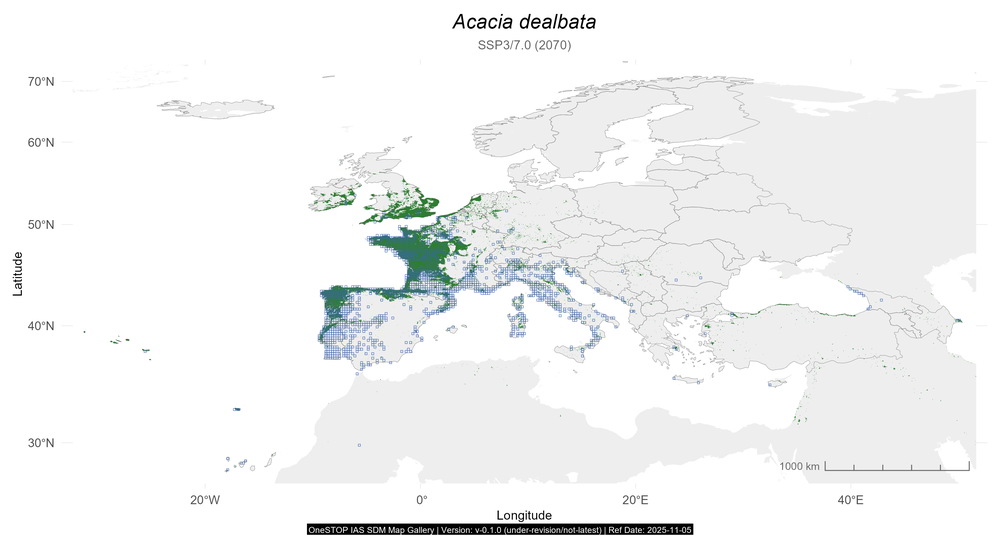
#> input picture imgs/sdm_map_acacia_dealbata__2041_2070_ssp370_bin_.png, 1000 x 536 px, shrunk from 3300 x 1768 before the run
$ python add_disclaimer.py --input_dir imgs --output_dir out   (older library calls are emulated)
#> lines starting #> are read from the running program, lines starting #| are printed output that depends on the picture
import os
import sys
import argparse
from PIL import Image, ImageDraw, ImageFont

def process_images(input_dir, output_dir, disclaimer_text, version, ref_date, font_size=24, margin=10, position='bottom-right', padding=5):
    """
    Crawls through input_dir, processes each image to add a disclaimer,
    and saves the output to output_dir.
    """
#> called with input_dir = 'imgs', output_dir = 'out', disclaimer_text = 'IAS Species Map', version = '1.0', ref_date = '2026-04-30', font_size = 18, margin = 10, position = 'bottom-right'
    os.makedirs(output_dir, exist_ok=True)

    full_disclaimer = f"{disclaimer_text} | Version: {version} | Ref Date: {ref_date}"

    # Try to load a default TrueType font, otherwise fallback to default PIL font
    try:
        # This is a common path for Arial on Windows
        font = ImageFont.truetype("arial.ttf", font_size)
    except IOError:
        font = ImageFont.load_default()

    processed_count = 0
    error_count = 0

    valid_extensions = {'.png', '.jpg', '.jpeg', '.bmp', '.tif', '.tiff'}

    # First, collect all image files to calculate total for the progress bar
    image_files = []
    for root, _, files in os.walk(input_dir):
        for file in files:
            ext = os.path.splitext(file)[1].lower()
            if ext in valid_extensions:
                image_files.append((root, file))

    total_files = len(image_files)
    if total_files == 0:
        print("No valid images found in the input directory.")
        return

    print(f"Found {total_files} images. Starting processing...")
    print("Press Ctrl+C at any time to cancel execution.")

    try:
        for i, (root, file) in enumerate(image_files):
            input_path = os.path.join(root, file)

            # Maintain relative structure for output if there are subdirectories
            rel_path = os.path.relpath(root, input_dir)
            out_root = os.path.join(output_dir, rel_path)
            os.makedirs(out_root, exist_ok=True)

            output_path = os.path.join(out_root, file)

            try:
                with Image.open(input_path) as img:
                    # Convert to RGB if necessary (e.g. for some PNGs/GIFs)
#> img is the input picture: PIL image 1000x536 RGB; mean R, G, B 242.8, 243.8, 243.8
                    if img.mode not in ('RGB', 'RGBA'):
                        img = img.convert('RGBA')

                    # Create a drawing context
                    draw = ImageDraw.Draw(img)

                    # Get text bounding box to calculate placement
                    # Fallback for older PIL versions
                    if hasattr(draw, 'textbbox'):
                        bbox = draw.textbbox((0, 0), full_disclaimer, font=font)
#> bbox = (0, 3, 484, 21)
                        text_width = bbox[2] - bbox[0]
#> text_width = 484
                        text_height = bbox[3] - bbox[1]
#> text_height = 18
                    else:
                        text_width, text_height = draw.textsize(full_disclaimer, font=font)

                    # Calculate position based on user argument
                    if position == 'top-left':
                        x, y = margin, margin
                    elif position == 'top-right':
                        x, y = img.width - text_width - margin, margin
                    elif position == 'top-center':
                        x, y = (img.width - text_width) // 2, margin
                    elif position == 'bottom-left':
                        x, y = margin, img.height - text_height - margin
                    elif position == 'bottom-center':
                        x, y = (img.width - text_width) // 2, img.height - text_height - margin
                    else: # default to bottom-right
                        x, y = img.width - text_width - margin, img.height - text_height - margin
#> x = 506; y = 508

                    # Ensure x and y are not negative
                    x = max(0, x)
                    y = max(0, y)

                    # Add a semi-transparent black background behind the text for readability
                    bg_bbox = [x - padding, y - padding, x + text_width + padding, y + text_height + padding]
#> bg_bbox = [501, 503, 995, 531]

                    # If image has alpha channel, we can use an overlay
                    if img.mode == 'RGBA':
                        overlay = Image.new('RGBA', img.size, (255, 255, 255, 0))
                        overlay_draw = ImageDraw.Draw(overlay)
                        overlay_draw.rectangle(bg_bbox, fill=(0, 0, 0, 128))
                        overlay_draw.text((x, y), full_disclaimer, font=font, fill=(255, 255, 255, 255))
                        img = Image.alpha_composite(img, overlay)
                    else:
                        draw.rectangle(bg_bbox, fill=(0, 0, 0))
                        draw.text((x, y), full_disclaimer, font=font, fill=(255, 255, 255))

                    # Save the image
                    img.save(output_path)
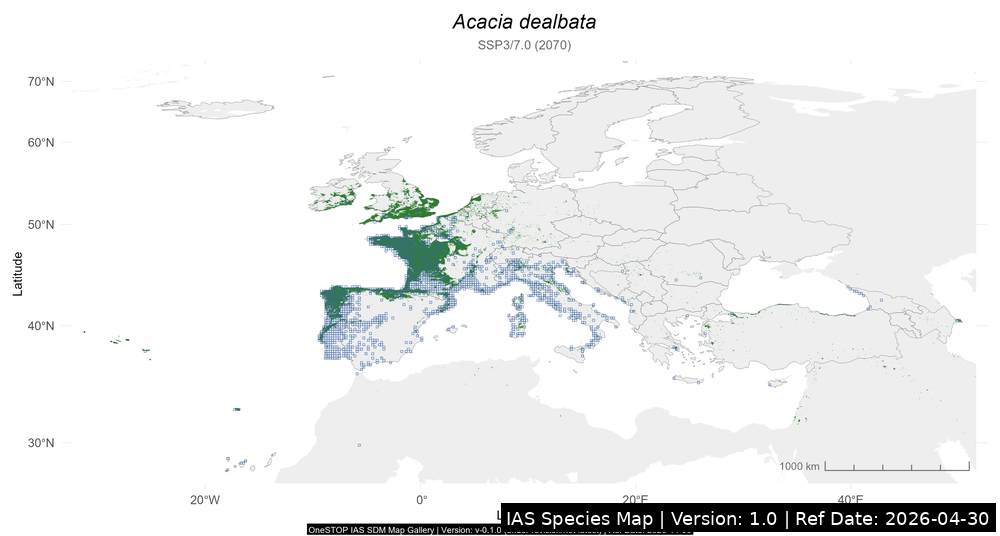
#> saved as sdm_map_acacia_dealbata__2041_2070_ssp370_bin_.png: PIL image 1000x536 RGB; mean R, G, B 237.6, 238.6, 238.5
                    processed_count += 1

            except Exception as e:
                # We print errors on a new line so it doesn't mess up the progress bar
                print(f"\nFailed to process {file}: {e}")
                error_count += 1

            # Update progress bar
            progress = (i + 1) / total_files
            bar_length = 40
            block = int(round(bar_length * progress))
            text = f"\rProgress: [{'#' * block + '-' * (bar_length - block)}] {int(progress * 100)}% ({i + 1}/{total_files})"
            sys.stdout.write(text)
            sys.stdout.flush()
#> pass 2 of the loop in process_images, `for i, (root, file) in enumerate(image_files):`:
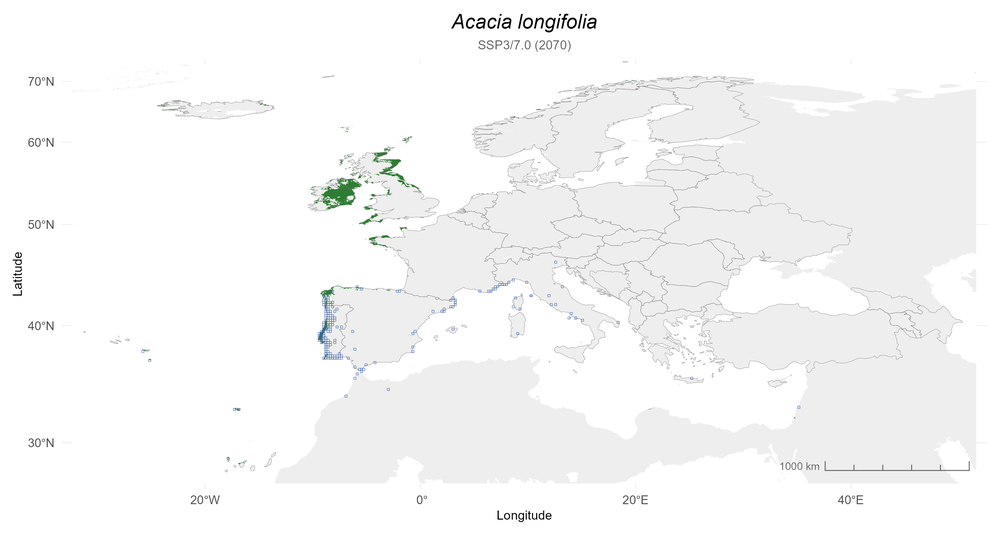
#> input picture imgs/sdm_map_acacia_longifolia__2041_2070_ssp370_bin_.png, 1000 x 536 px, shrunk from 3300 x 1768 before the run
#> in process_images, img is the input picture: PIL image 1000x536 RGB; mean R, G, B 246.9, 247.2, 247.1
#> in process_images, `img.save(output_path)`:
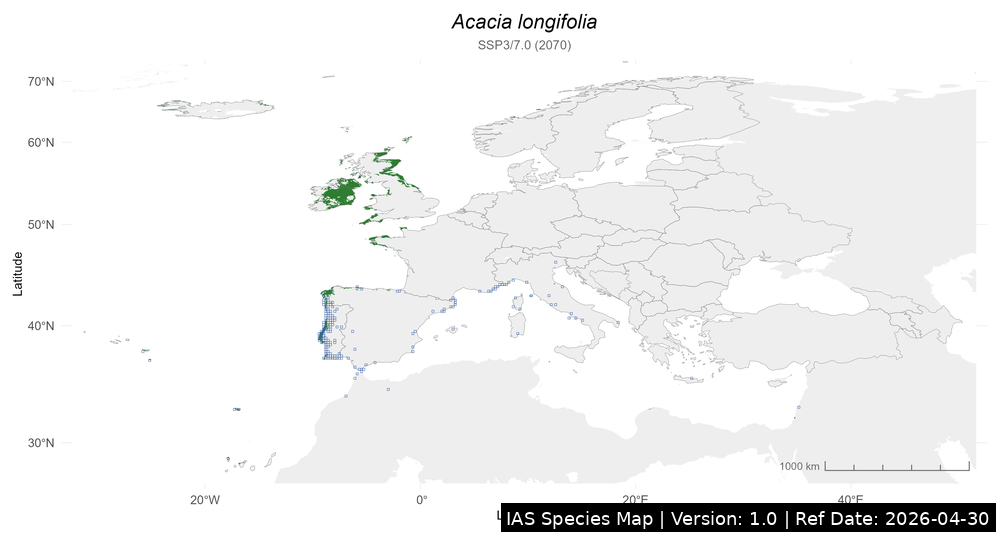
#> saved as sdm_map_acacia_longifolia__2041_2070_ssp370_bin_.png: PIL image 1000x536 RGB; mean R, G, B 241.1, 241.3, 241.2

    except KeyboardInterrupt:
        print("\n\nExecution cancelled by user (Ctrl+C).")

    print("\n" + "-" * 30)
    print(f"Summary: Processed {processed_count} images successfully. {error_count} errors.")

if __name__ == '__main__':
    parser = argparse.ArgumentParser(description="Add disclaimer overlay to images.")
    parser.add_argument('--input_dir', required=True, help="Directory containing input images.")
    parser.add_argument('--output_dir', required=True, help="Directory to save processed images.")
    parser.add_argument('--text', default="IAS Species Map", help="Main disclaimer text.")
    parser.add_argument('--version', default="1.0", help="Version number to display.")
    parser.add_argument('--date', default="2026-04-30", help="Reference date to display.")
    parser.add_argument('--fontsize', type=int, default=18, help="Font size for the overlay text.")
    parser.add_argument('--padding', type=int, default=5, help="Inner padding around the text background.")
    parser.add_argument('--position', default="bottom-right",
                        choices=['top-left', 'top-right', 'top-center', 'bottom-left', 'bottom-right', 'bottom-center'],
                        help="Position of the text overlay on the image.")

    args = parser.parse_args()

    process_images(
        input_dir=args.input_dir,
        output_dir=args.output_dir,
        disclaimer_text=args.text,
        version=args.version,
        ref_date=args.date,
        font_size=args.fontsize,
        position=args.position,
        padding=args.padding
    )
